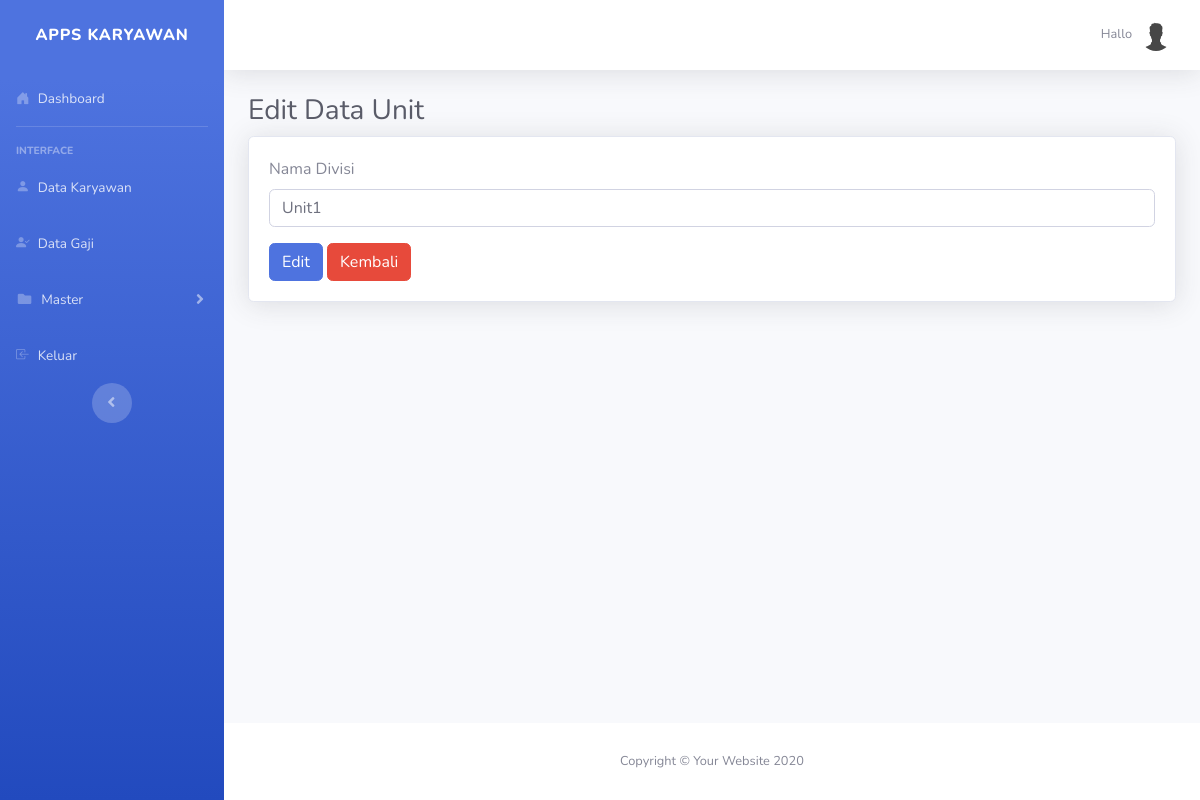
/unit/editData/1, run on an earlier commit of the app's database.
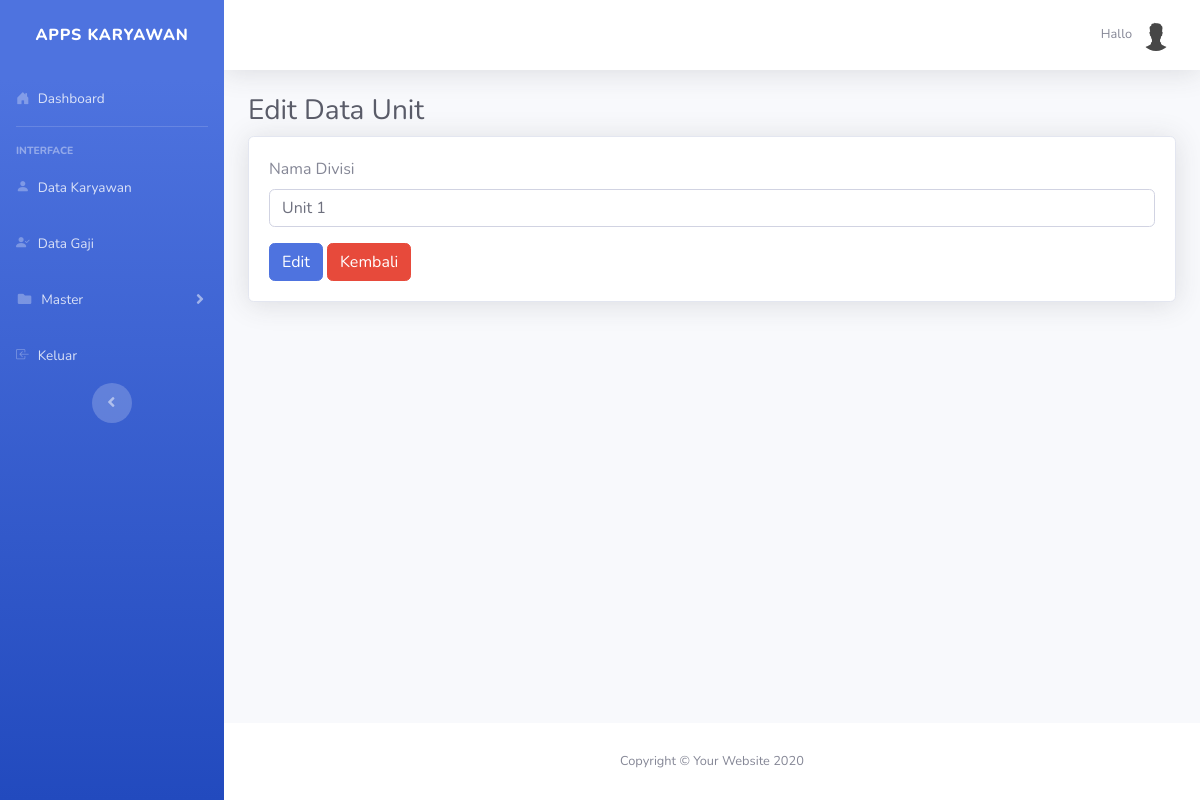
And on a later commit of the database.
### tables this page shows
CREATE TABLE `unit` (
  `id_unit` int(2) NOT NULL,
  `nama_unit` varchar(10) DEFAULT NULL
);

### application/controllers/Unit.php (called while the page is built, shortened)
<?php
class Unit extends CI_Controller {
    public function __construct()
    {
        $this->load->model('Model_unit');
    }
    public function editData($id_unit)
    {
        $data['title']  = 'Edit Data Unit';
        $data['unit']   = $this->Model_unit->getUnitById($id_unit);
        $data['user']   = $this->db->get_where('user', ['email' => $this->session->userdata('email')])->row_array();
        if ($this->form_validation->run() == false) {
            $this->load->view('templates/header', $data);
            $this->load->view('templates/sidebar');
            $this->load->view('templates/topbar');
            $this->load->view('unit/editData', $data);
            $this->load->view('templates/footer');
        }
    }
     public function rulesUnit()
     {
         $this->form_validation->set_rules('nama_unit', 'Nama Unit', 'required|is_unique[unit.nama_unit]', [
             'required'   => '%s belum diisi',
             'is_unique'  => '%s sudah sudah ada'
         ]);
     }
}

### index.php (called while the page is built, shortened)
<?php
require_once BASEPATH.'core/CodeIgniter.php';

### application/models/Model_unit.php (called while the page is built, shortened)
<?php
class Model_unit extends CI_Model {
    public function getUnitById($id_unit)
    {
        return $this->db->get_where('unit', ['id_unit' => $id_unit])->row_array();
    }
}

### application/views/unit/editData.php (the view, shortened to what this page needs)
<div class="container-fluid">
    <h1 class="h3 mb-2 text-gray-800"><?= $title ?></h1>
    <div class="card shadow mb-4">
        <div class="card-body">
            <form action="" method="post" enctype="multipart/form-data">
                <div class="form-group mb-3">
                    <label for="nama_unit">Nama Divisi</label>
                    <input type="text" class="form-control" name="nama_unit" id="nama_unit"
                        placeholder="Masukkan nama_unit" value="<?= $unit['nama_unit'] ?>">
                </div>
                <button type="submit" class="btn btn-primary" name="edit">Edit</button>
                <a href="<?= base_url('unit') ?>" class="btn btn-danger">Kembali</a>
            </form>
        </div>
    </div>
</div>
</div>

What changed in the data, as far as the page shows it:
changed unit: nama_unit "Unit1" → "Unit 1"
